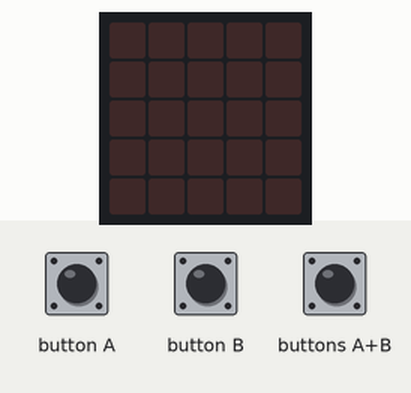
A program run on a simulated BBC micro:bit (MakeCode). On the bench: the board's 5×5 LED display. Inputs (shaded band) come from the test bench.

Above: at 1.2 s.
1.3 s: button A pressed for 0.15 s
At 2.6 s:
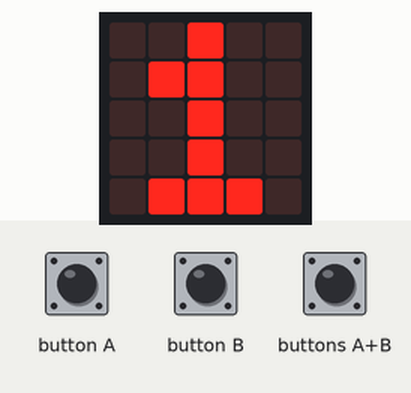
2.9 s: button B pressed for 0.15 s
At 5.1 s:
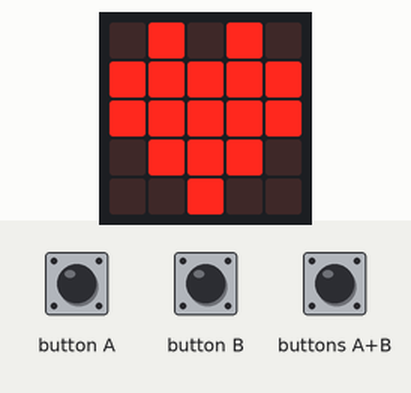
6.0 s: buttons A+B pressed for 0.15 s
At 7.3 s:
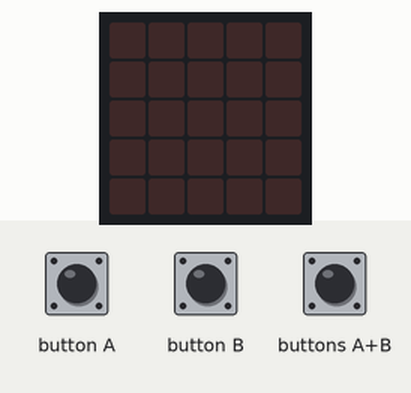
7.6 s: button A pressed for 0.15 s
At 8.7 s:
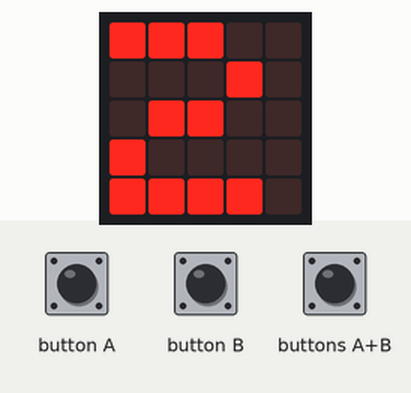
9.2 s: button B pressed for 0.15 s
At 12.0 s:
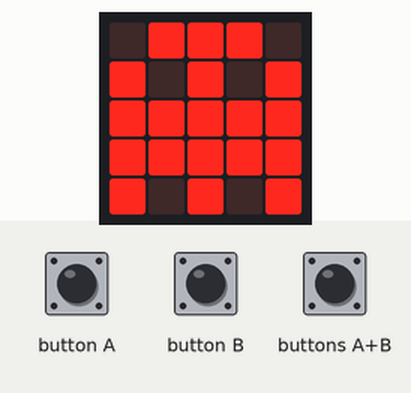
12.3 s: buttons A+B pressed for 1 s
At 14.7 s:
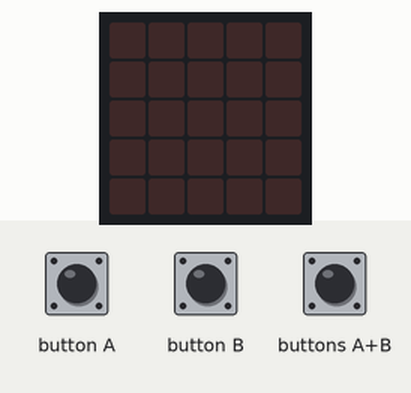
Timing chart, 0 to 15.8 s (numbered marks = the images above; inputs shaded):
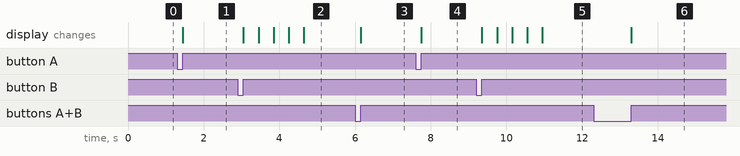

The program:

main.ts
```typescript
input.onButtonPressed(Button.A, function () {
    szam += 1
    basic.showNumber(szam)
})
input.onButtonPressed(Button.AB, function () {
    basic.clearScreen()
})
input.onButtonPressed(Button.B, function () {
    if (szam == 1) {
        basic.showLeds(`
            . # . # .
            . . . . .
            . . . . .
            . . . . .
            . . . . .
            `)
        basic.showLeds(`
            . # . # .
            # # # # #
            . . . . .
            . . . . .
            . . . . .
            `)
        basic.showLeds(`
            . # . # .
            # # # # #
            # # # # #
            . . . . .
            . . . . .
            `)
        basic.showLeds(`
            . # . # .
            # # # # #
            # # # # #
            . # # # .
            . . . . .
            `)
        basic.showLeds(`
            . # . # .
            # # # # #
            # # # # #
            . # # # .
            . . # . .
            `)
    }
    if (szam == 2) {
        basic.showLeds(`
            . # # # .
            . . . . .
            . . . . .
            . . . . .
            . . . . .
            `)
        basic.showLeds(`
            . # # # .
            # . # . #
            . . . . .
            . . . . .
            . . . . .
            `)
        basic.showLeds(`
            . # # # .
            # . # . #
            # # # # #
            . . . . .
            . . . . .
            `)
        basic.showLeds(`
            . # # # .
            # . # . #
            # # # # #
            # # # # #
            . . . . .
            `)
        basic.showLeds(`
            . # # # .
            # . # . #
            # # # # #
            # # # # #
            # . # . #
            `)
    }
    if (szam == 3) {
        basic.showLeds(`
            # . . . .
            # . . . .
            # . . . .
            . . . . .
            . . . . .
            `)
        basic.showLeds(`
            . . . . .
            # . . . .
            # . . . .
            # . . . .
            . . . . .
            `)
        basic.showLeds(`
            . . . . .
            . . . . .
            # . . . .
            # . . . .
            # . . . .
            `)
        basic.showLeds(`
            . . . . .
            . . . . .
            . . . . .
            # . . . .
            # # . . .
            `)
        basic.showLeds(`
            . . . . .
            . . . . .
            . . . . .
            . . . . .
            # # # . .
            `)
        basic.showLeds(`
            . . . . .
            . . . . .
            . . . . .
            . . . . .
            . # # # .
            `)
        basic.showLeds(`
            . . . . .
            . . . . .
            . . . . .
            . . . . .
            . . # # #
            `)
        basic.showLeds(`
            . . . . .
            . . . . .
            . . . . .
            . . . . #
            . . . # #
            `)
        basic.showLeds(`
            . . . . .
            . . . . .
            . . . . #
            . . . . #
            . . . . #
            `)
        basic.showLeds(`
            . . . . .
            . . . . #
            . . . . #
            . . . . #
            . . . . .
            `)
        basic.showLeds(`
            . . . . #
            . . . . #
            . . . . #
            . . . . .
            . . . . .
            `)
        basic.showLeds(`
            . . . # #
            . . . . #
            . . . . .
            . . . . .
            . . . . .
            `)
        basic.showLeds(`
            . . # # #
            . . . . .
            . . . . .
            . . . . .
            . . . . .
            `)
        basic.showLeds(`
            . # # # .
            . . . . .
            . . . . .
            . . . . .
            . . . . .
            `)
        basic.showLeds(`
            # # # . .
            . . . . .
            . . . . .
            . . . . .
            . . . . .
            `)
        basic.showLeds(`
            # # . . .
            . . . . .
            . . . . .
            . . . . .
            . . . . .
            `)
        basic.showLeds(`
            # . . . .
            . . . . .
            . . . . .
            . . . . .
            . . . . .
            `)
        basic.showLeds(`
            . . . . .
            . . . . .
            . . . . .
            . . . . .
            . . . . .
            `)
    }
})
let szam = 0
szam = 0
basic.forever(function () {
    if (szam == 3 && input.buttonIsPressed(Button.A)) {
        szam = 0
    }
})
```

test.ts
```typescript
// ide kerülnek a tesztek; a rendszer ezt nem kompilálja, ha a csomagot bővítményként használják.
```

Measured:
- after the input at 1.3 s, the display: changes after 0.15 s (image 1)
- after the input at 2.9 s, the display: first changes after 0.15 s (image 2 shows a later state)
- after the input at 6.0 s, the display: changes after 0.15 s (image 3)
- after the input at 7.6 s, the display: changes after 0.15 s (image 4)
- after the input at 9.2 s, the display: first changes after 0.15 s (image 5 shows a later state)
- after the input at 12.3 s, the display: changes after 1.0 s (image 6)
